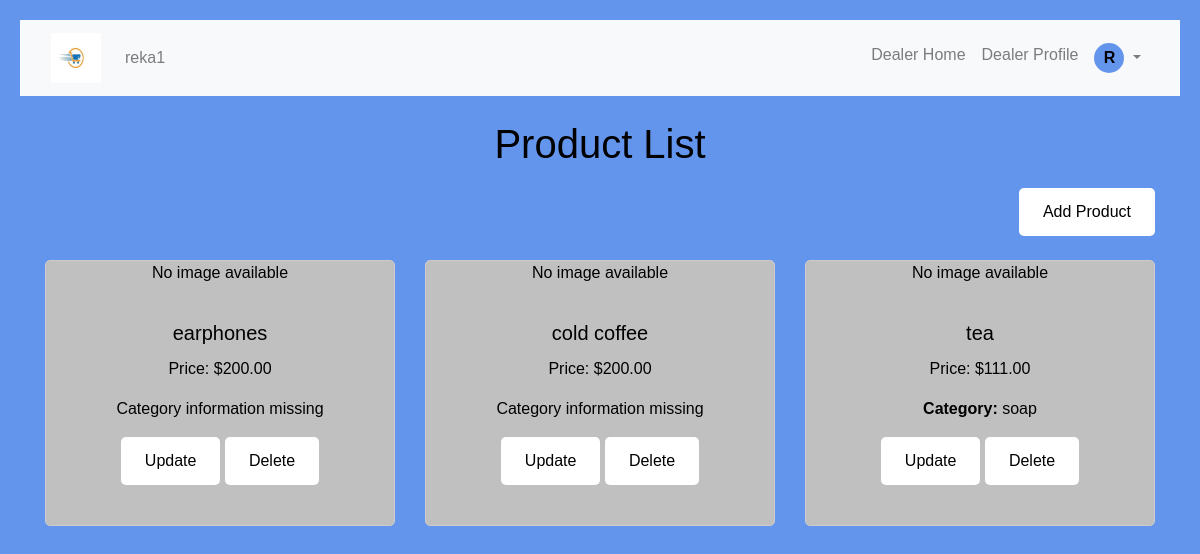
/product_list/ (signed in), run on an earlier commit of the app's database.
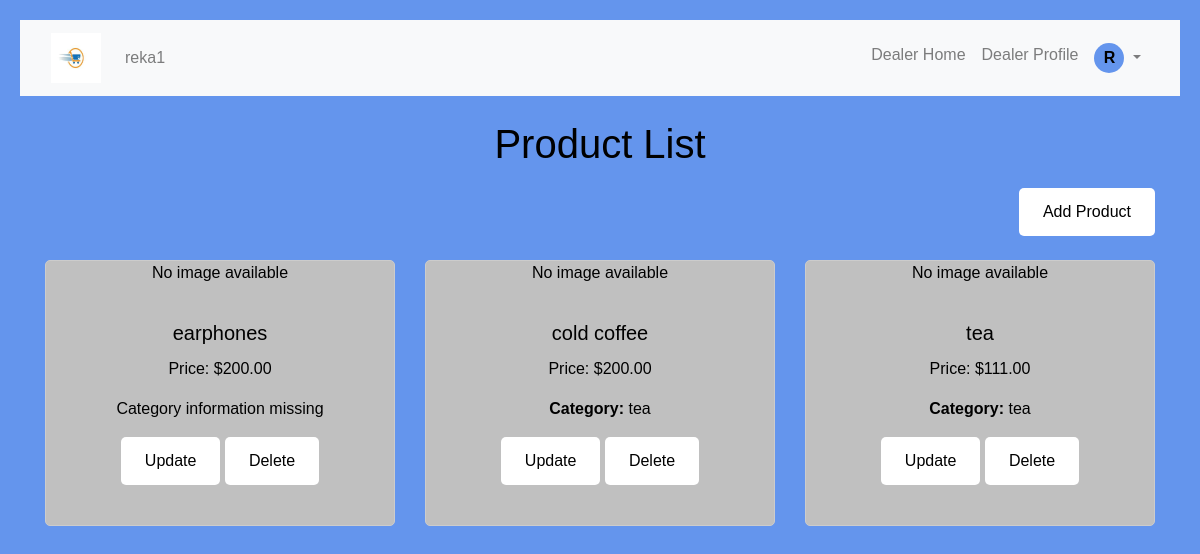
And on a later commit of the database.
### project1app/models.py (models this page shows, shortened)
class Product(models.Model):
    name = models.CharField(max_length=100)
    description = models.TextField()
    price = models.DecimalField(max_digits=10, decimal_places=2)
    image = models.ImageField(upload_to='product_images/', blank=True, null=True)
    quantity = models.PositiveIntegerField(default=0)
    created_at = models.DateTimeField(default=timezone.now)
    dealer = models.ForeignKey(User, on_delete=models.CASCADE, null=True, blank=True)
    category = models.ForeignKey(Category, on_delete=models.CASCADE, null=True, blank=True)

class Category(models.Model):
    name = models.CharField(max_length=100)

### project1app/views.py (the view)
# urls.py: path('product_list/', views.product_list, name='product_list'),
def product_list(request):
    products = Product.objects.filter(dealer=request.user)
    return render(request, 'product_list.html', {'products': products})

### project1app/templates/product_list.html (shortened to what this page needs)
{% extends 'basic.html' %}
{% block content %}
    <h1>Product List</h1>
    <div class="row mb-4">
        <div class="col-md-6">
        </div>
        <div class="col-md-6 text-right">
            <a href="{% url 'add_product' %}" class="btn btn-success">Add Product</a>
        </div>
    </div>
    <div class="row">
        {% for product in products %}
        <div class="col-md-4 mb-4">
            <div class="card h-100">
                {% if product.image %}
                    <img src="{{ product.image.url }}" alt="{{ product.name }} Image" class="card-img-top">
                {% else %}
                    <p>No image available</p>
                {% endif %}
                    <div class="card-body">
                        <h5 class="card-title">{{ product.name }}</h5>
                        <p class="card-text"> Price: ${{ product.price }}</p>
                        {% if product.category %}
                            <p class="card-text"><strong>Category:</strong> {{ product.category.name }}</p>
                        {% else %}
                            <p>Category information missing</p>
                        {% endif %}
                        <div class="mt-3">
                            <a href="{% url 'updateproduct' product.id %}" class="btn btn-sm btn-primary">Update</a>
                            <form method="post" action="{% url 'deleteProduct' product.id %}" style="display: inline;">
                                <button type="submit" class="btn btn-sm btn-danger" onclick="return confirm('Are you sure you want to delete this product?');">Delete</button>
                            </form>
                        </div>
                    </div>
                </div>
            </div>
        {% endfor %}
    </div>
{% endblock %}

What changed in the data, as far as the page shows it:
changed Product "cold coffee": category.name (not shown) → "tea"; category_id "Category information missing" → "Category:"
changed Product (number 3 of 3 on the later page): category.name "soap" → "tea"
